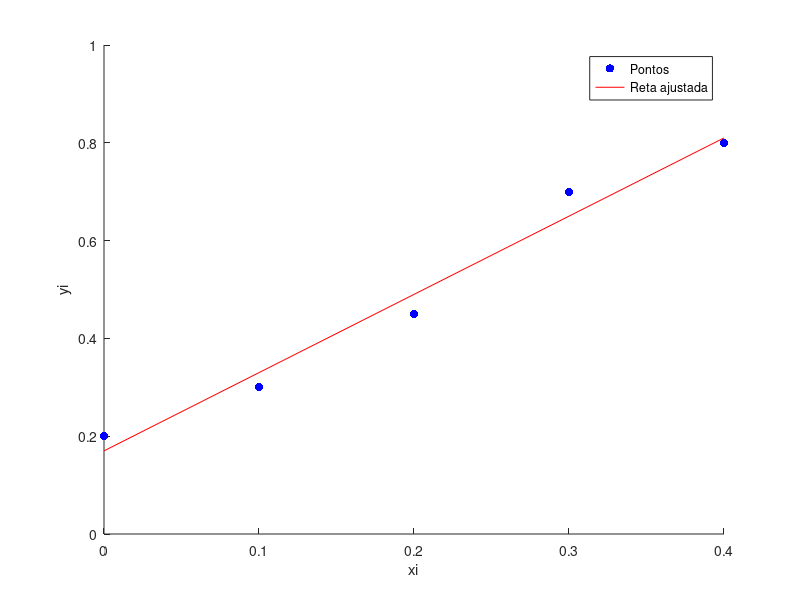

The MATLAB script that drew this image:
Y = [0.2; 0.3; 0.45; 0.7; 0.8];
X = [0; 0.1; 0.2; 0.3; 0.4];
XX = [X, ones(size(X))];

COEF = XX \ Y;
a = COEF(1);
b = COEF(2);

fprintf('Coeficientes ajustáveis: a = %.4f, b = %.4f\n', a, b);

Y_est = XX * COEF;

figure;
scatter(X, Y, 'b', 'filled');
hold on;
plot(X, Y_est, 'r');
xlabel('xi');
ylabel('yi');
legend('Pontos', 'Reta ajustada');
